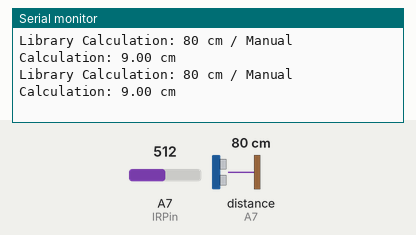
Bench run of a sketch on a simulated Arduino Nano, built with avr-gcc and run on an emulated ATmega328P. Parts: the last lines printed to the serial monitor. Inputs (shaded band) come from the test bench; at power-on: distance to the obstacle (sensor on A7) 80 cm, A7 (IRPin) = 512.

Above: at 1.8 s.
1.9 s: distance to the obstacle (sensor on A7) set to 2 cm
At 2.9 s:
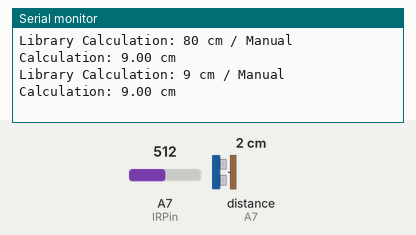
3.4 s: A7 (IRPin) set to 716
At 4.7 s:
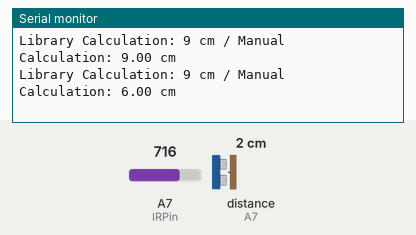
4.9 s: distance to the obstacle (sensor on A7) set to 18 cm
At 5.5 s:
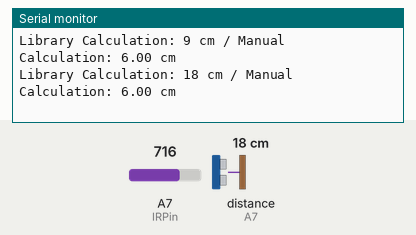
6.4 s: A7 (IRPin) set to 900
At 8.0 s:
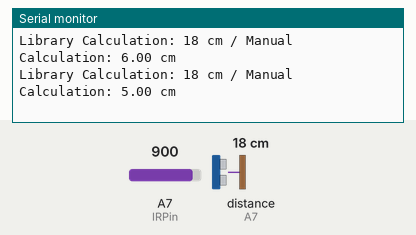
Timing chart, 0 to 8.9 s (numbered marks = the images above; inputs shaded):
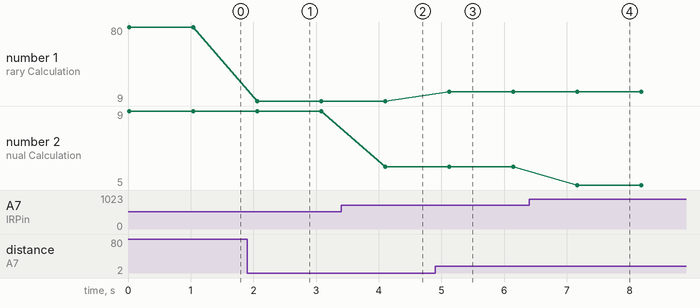

Measured:
- after the input at 1.9 s, the serial monitor: prints a new line after 0.16 s (image 1)
- after the input at 3.4 s, the serial monitor: prints a new line after 0.70 s (image 2)
- after the input at 4.9 s, the serial monitor: prints a new line after 0.23 s (image 3)
- after the input at 6.4 s, the serial monitor: prints a new line after 0.77 s (image 4)
- plotted number 1: 9 → 18 after the input at 4.9 s
- plotted number 2: 9 → 6 after the input at 3.4 s, 6 → 5 after the input at 6.4 s

The sketch:

SHARP_Distance_Sensor-2Y0A21.ino
```cpp
/*SHARP GP2Y0A21YK0F IR distance sensor with Arduino and SharpIR library example code. More info: https://www.makerguides.com */

// Include the library:
#include <SharpIR.h>

// Define model and input pin:
#define IRPin A7
#define model 1080

// Create variable to store the distance:
unsigned int distance_cm;

/* Model :
  GP2Y0A02YK0F --> 20150
  GP2Y0A21YK0F --> 1080
  GP2Y0A710K0F --> 100500
  GP2YA41SK0F --> 430
*/

// Create a new instance of the SharpIR class:
SharpIR mySensor = SharpIR(IRPin, model);

void setup() {
  // Begin serial communication at a baudrate of 9600:
  Serial.begin(9600);
}

void loop() {
  // Get a distance measurement and store it as distance_cm:
  distance_cm = mySensor.distance();

  // Print the measured distance to the serial monitor:
  //Serial.print("Mean distance: ");
  Serial.print("Library Calculation: ");
  Serial.print(String(distance_cm) + " cm");
  Serial.print(" / ");
  Serial.print("Manual Calculation: ");
  //Formulae = 4800/(analog reading - 20)
  int reading = analogRead(IRPin);
  float result = (float)(4800 / (reading - 20));
  Serial.print(String(result) + " cm");
  Serial.println();

  delay(1000);
}
```
